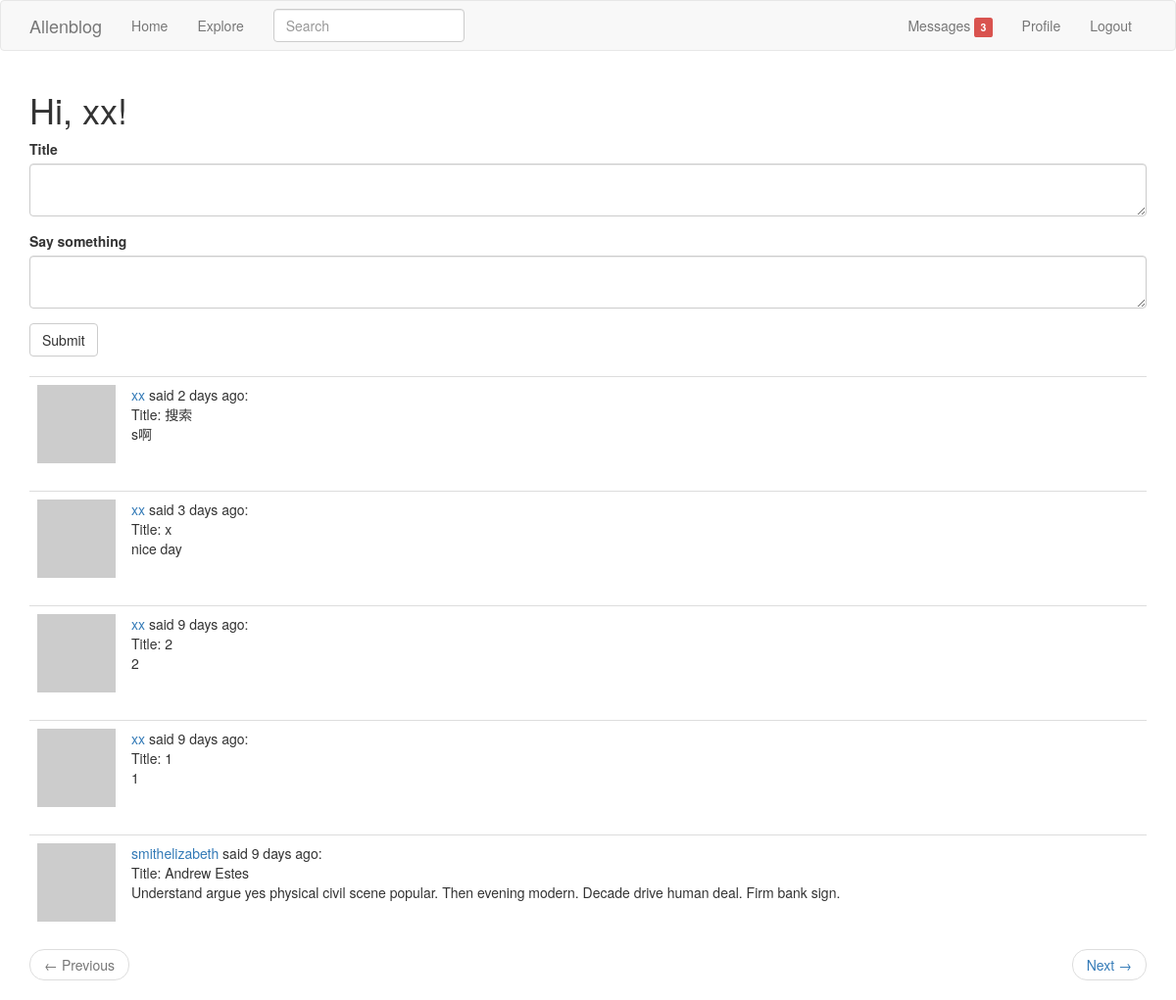
Screenshot of /index/ (signed in) with the database file from the repository.
### app/models.py (models this page shows, shortened)
class User(db.Model, UserMixin):
    __tablename__ = 'user'
    id = db.Column(db.Integer, primary_key=True)
    username = db.Column(db.String(64), index=True, unique=True)
    email = db.Column(db.String(120), index=True, unique=True)
    password_hash = db.Column(db.String(128))
    posts = db.relationship('Post', backref='author', lazy='dynamic')
    about_me = db.Column(db.String(140))
    last_seen = db.Column(db.DateTime, default=datetime.utcnow)
    followed = db.relationship(
        'User', secondary=followers,
        primaryjoin=(followers.c.follower_id == id),
        secondaryjoin=(followers.c.followed_id == id),
        backref=db.backref('followers', lazy='dynamic'),
        lazy='dynamic'
    )
    messages_sent = db.relationship('Message',
                                    foreign_keys='Message.sender_id',
                                    backref='author', lazy='dynamic')
    messages_received = db.relationship('Message',
                                        foreign_keys='Message.recipient_id',
                                        backref='recipient', lazy='dynamic')
    last_message_read_time = db.Column(db.DateTime)
    def new_messages_num(self):
        last_read_time = self.last_message_read_time or datetime(1900, 1, 1)
        return Message.query.filter_by(recipient=self).filter(
            Message.timestamp > last_read_time).count()
    def avatar(self, size):
        digest = md5(self.email.lower().encode('utf-8')).hexdigest()
        return 'https://www.gravatar.com/avatar/{}?d=identicon&s={}'.format(digest, size)
    def followed_posts(self):
        followed = Post.query.join(
            followers, (followers.c.followed_id == Post.user_id)
        ).filter(followers.c.follower_id == self.id)
        own = Post.query.filter_by(user_id=self.id)
        return followed.union(own).order_by(Post.timestamp.desc())

class SearchableMixin(object):
    @classmethod
    def before_commit(cls, session):
        session._changes = {
            'add': list(session.new),
            'update': list(session.dirty),
            'delete': list(session.deleted)
        }
    @classmethod
    def after_commit(cls, session):
        for obj in session._changes['add']:
            if isinstance(obj, SearchableMixin):
                add_to_index(obj.__tablename__, obj)
        for obj in session._changes['update']:
            if isinstance(obj, SearchableMixin):
                add_to_index(obj.__tablename__, obj)
        for obj in session._changes['delete']:
            if isinstance(obj, SearchableMixin):
                remove_from_index(obj.__tablename__, obj)
        session._changes = None

class Post(SearchableMixin, db.Model):
    __tablename__ = 'post'
    __searchable__ = ['body']
    id = db.Column(db.Integer, primary_key=True)
    title = db.Column(db.String(32), index=True)
    body = db.Column(db.String(140))
    timestamp = db.Column(db.DateTime, index=True, default=datetime.utcnow)
    user_id = db.Column(db.Integer, db.ForeignKey('user.id'))

### app/main/views.py (the view)
@main.route('/', methods=['GET', 'POST'])
@main.route('/index/', methods=['GET', 'POST'])
@login_required
def index():
    form = PostForm()
    if form.validate_on_submit():
        post = Post(title=form.title.data, body=form.body.data, author=current_user)
        db.session.add(post)
        db.session.commit()
        flash('You added a new post!')
        return redirect(url_for('main.index'))
    page = request.args.get('page', 1, type=int)
    posts = current_user.followed_posts().paginate(page, current_app.config['POSTS_PER_PAGE'], False)
    next_url = url_for('main.index', page=posts.next_num) if posts.has_next else None
    prev_url = url_for('main.index', page=posts.prev_num) if posts.has_prev else None
    return render_template('index.html', title='Home page', form=form, posts=posts.items, next_url=next_url,
                           prev_url=prev_url)

### app/main/forms.py
class SearchForm(FlaskForm):
    q = StringField('Search', validators=[DataRequired()])
    def __init__(self, *args, **kwargs):
        if 'formdata' not in kwargs:
            kwargs['formdata'] = request.args
        if 'csrf_enabled' not in kwargs:
            kwargs['csrf_enabled'] = False
        super(SearchForm, self).__init__(*args, **kwargs)

class PostForm(FlaskForm):
    title = TextAreaField('Title ', validators=[DataRequired(), Length(min=1, max=32)])
    body = TextAreaField('Say something ', validators=[DataRequired(), Length(min=1, max=140)])
    submit = SubmitField('Submit')

### app/main/views.py (called while the page is built)
@main.before_request
def before_request():
    if current_user.is_authenticated:
        current_user.last_seen = datetime.utcnow()
        db.session.commit()
        g.search_form = SearchForm()

### app/models.py (called while the page is built)
@login_manager.user_loader
def load_user(id):
    return User.query.get(int(id))

### app/templates/index.html
{% extends "base.html" %}
{% import 'bootstrap/wtf.html' as wtf %}
{% block app_content %}
    <h1>Hi, {{ current_user.username }}!</h1>
    {% if form %}
    {{ wtf.quick_form(form) }}
    <br>
    {% endif %}
    {% for post in posts %}
        {% include '_post.html' %}
    {% endfor %}
    {% include '_pagination.html' %}
{% endblock %}

### app/templates/base.html (shortened to what this page needs)
{% extends 'bootstrap/base.html' %}
{% block navbar %}
    <nav class="navbar navbar-default">
        <div class="container">
            <div class="navbar-header">
                <a class="navbar-brand" href="{{ url_for('main.index') }}">Allenblog</a>
            </div>
            <div class="collapse navbar-collapse" id="bs-example-navbar-collapse-1">
                <ul class="nav navbar-nav">
                    <li><a href="{{ url_for('main.index') }}">Home</a></li>
                    <li><a href="{{ url_for('main.explore') }}">Explore</a></li>
                </ul>
                <ul class="nav navbar-nav navbar-right">
                    {% if current_user.is_anonymous %}
                        <li><a href="{{ url_for('main.login') }}">Login</a></li>
                    {% else %}
                        <li>
                            <a href="{{ url_for('main.check_messages') }}">
                                Messages
                                {% set new_messages = current_user.new_messages_num() %}
                                <span id="message_count" class="label label-danger"
                                      style="visibility: {% if new_messages %}visible
                                      {% else %}hidden{% endif %};">
                                {{ new_messages }}
                            </span>
                            </a>
                        </li>
                        <li>
                            <a href="{{ url_for('main.user_profile',username=current_user.username) }}">
                                Profile
                            </a>
                        </li>
                        <li><a href="{{ url_for('main.logout') }}">Logout</a></li>
                    {% endif %}
                </ul>
                {% if g.search_form %}
                    <form class="navbar-form navbar-left" method="get"
                          action="{{ url_for('main.search') }}">
                        <div class="form-group">
                            {{ g.search_form.q(size=20, class='form-control',
                            placeholder=g.search_form.q.label.text) }}
                        </div>
                    </form>
                {% endif %}
            </div>
    </nav>
{% endblock %}
{% block content %}
    <div class="container">
        {% block app_content %}{% endblock %}
    </div>
{% endblock %}

### app/templates/_post.html
    <table class="table table-hover">
        <tr>
            <td width="70px">
                <span class="user_popup">
                    <a href="{{ url_for('main.user_profile', username=post.author.username) }}">
                        <img src="{{ post.author.avatar(70) }}" />
                    </a>
                 </span>
            </td>
            <td>
                <span class="user_popup">
                    <a href="{{ url_for('main.user_profile', username=post.author.username) }}">
                        {{ post.author.username }}
                    </a>
                </span>
                said {{ moment(post.timestamp).fromNow() }}:
                <br>
                Title: {{ post.title }}
                <br>
                {{ post.body }}
            </td>
        </tr>
    </table>

### app/templates/_pagination.html
<nav aria-label="...">
    <ul class="pager">
        <li class="previous{% if not prev_url %} disabled{% endif %}">
            <a href="{{ prev_url or '#' }}">
                <span aria-hidden="true">&larr;</span> Previous
            </a>
        </li>
        <li class="next{% if not next_url %} disabled{% endif %}">
            <a href="{{ next_url or '#' }}">
                Next <span aria-hidden="true">&rarr;</span>
            </a>
        </li>
    </ul>
</nav>

### rows the page displays
User: username "xx"
Post: author.username "xx", timestamp "2 days ago", title "搜索", body "s啊"
Post: author.username "xx", timestamp "3 days ago", title "x", body "nice day"
Post: author.username "xx", timestamp "9 days ago", title "2", body "2"
Post: author.username "xx", timestamp "9 days ago", title "1", body "1"
Post: author.username "smithelizabeth", timestamp "9 days ago", title "Andrew Estes", body "Understand argue yes physical civil scene popular. Then evening modern. Decade drive human deal. Firm bank sign."

### other values shown
{{ new_messages }} "3"
